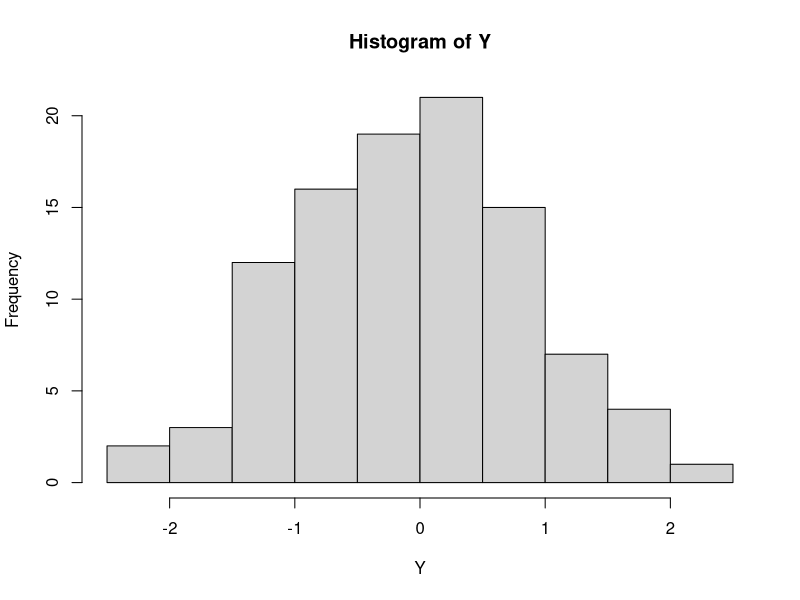

This figure's R source:
## ---- chunk 1
knitr::opts_chunk$set(echo = TRUE)
## ---- chunk 2
Y <- rnorm(100)
hist(Y)
